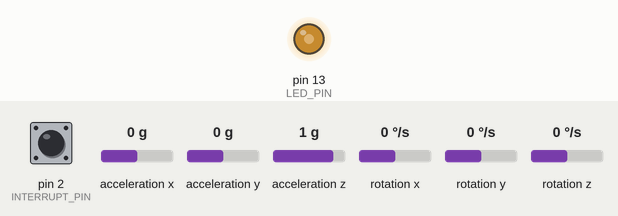
The sketch below on a simulated Arduino Leonardo, built with avr-gcc and run on an emulated ATmega32U4. Shown: output pins drawn as LEDs (lit = HIGH). The test bench sets the inputs (shaded band); at power-on: pin 2 (INTERRUPT_PIN) LOW, acceleration x 0 g, acceleration y 0 g, acceleration z 1 g, rotation x 0 °/s, rotation y 0 °/s, rotation z 0 °/s. The sensor or clock chip raises its interrupt line as the real part does; what the sketch prints to the serial monitor is not drawn.

Above: at 1.7 s.
1.8 s: pin 2 (INTERRUPT_PIN) pulled HIGH for 0.15 s
At 3.2 s:
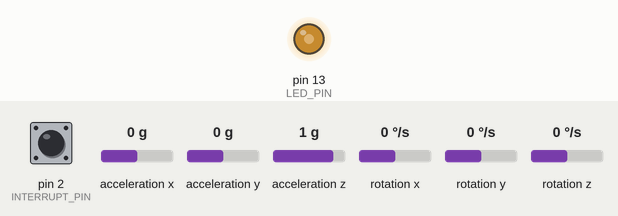
3.5 s: pin 2 (INTERRUPT_PIN) pulled HIGH for 1 s
At 5.0 s:
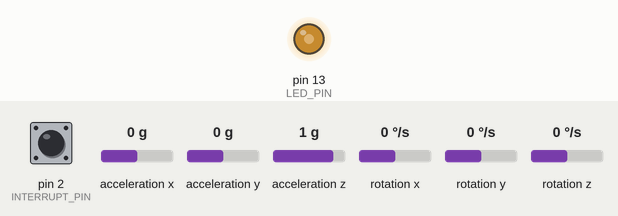
Timing chart, 0 to 6.5 s (numbered marks = the images above; inputs shaded):
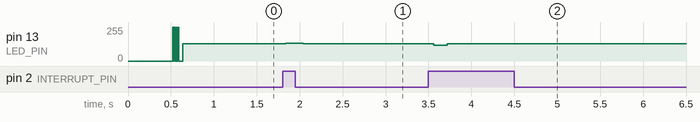

The sketch:

tilt_promini.ino
```cpp
// I2C device class (I2Cdev) demonstration Arduino sketch for MPU6050 class using DMP (MotionApps v2.0)
// 6/21/2012 by Jeff Rowberg <jeff@rowberg.net>
// Updates should (hopefully) always be available at https://github.com/jrowberg/i2cdevlib
//
// Changelog:
//      2016-04-18 - Eliminated a potential infinite loop
//      2013-05-08 - added seamless Fastwire support
//                 - added note about gyro calibration
//      2012-06-21 - added note about Arduino 1.0.1 + Leonardo compatibility error
//      2012-06-20 - improved FIFO overflow handling and simplified read process
//      2012-06-19 - completely rearranged DMP initialization code and simplification
//      2012-06-13 - pull gyro and accel data from FIFO packet instead of reading directly
//      2012-06-09 - fix broken FIFO read sequence and change interrupt detection to RISING
//      2012-06-05 - add gravity-compensated initial reference frame acceleration output
//                 - add 3D math helper file to DMP6 example sketch
//                 - add Euler output and Yaw/Pitch/Roll output formats
//      2012-06-04 - remove accel offset clearing for better results (thanks Sungon Lee)
//      2012-06-01 - fixed gyro sensitivity to be 2000 deg/sec instead of 250
//      2012-05-30 - basic DMP initialization working

/* ============================================
I2Cdev device library code is placed under the MIT license
Copyright (c) 2012 Jeff Rowberg

Permission is hereby granted, free of charge, to any person obtaining a copy
of this software and associated documentation files (the "Software"), to deal
in the Software without restriction, including without limitation the rights
to use, copy, modify, merge, publish, distribute, sublicense, and/or sell
copies of the Software, and to permit persons to whom the Software is
furnished to do so, subject to the following conditions:

The above copyright notice and this permission notice shall be included in
all copies or substantial portions of the Software.

THE SOFTWARE IS PROVIDED "AS IS", WITHOUT WARRANTY OF ANY KIND, EXPRESS OR
IMPLIED, INCLUDING BUT NOT LIMITED TO THE WARRANTIES OF MERCHANTABILITY,
FITNESS FOR A PARTICULAR PURPOSE AND NONINFRINGEMENT. IN NO EVENT SHALL THE
AUTHORS OR COPYRIGHT HOLDERS BE LIABLE FOR ANY CLAIM, DAMAGES OR OTHER
LIABILITY, WHETHER IN AN ACTION OF CONTRACT, TORT OR OTHERWISE, ARISING FROM,
OUT OF OR IN CONNECTION WITH THE SOFTWARE OR THE USE OR OTHER DEALINGS IN
THE SOFTWARE.
===============================================
*/

// I2Cdev and MPU6050 must be installed as libraries, or else the .cpp/.h files
// for both classes must be in the include path of your project
#include "I2Cdev.h"


#include "MPU6050_6Axis_MotionApps20.h"
//#include "MPU6050.h" // not necessary if using MotionApps include file

// Arduino Wire library is required if I2Cdev I2CDEV_ARDUINO_WIRE implementation
// is used in I2Cdev.h
#if I2CDEV_IMPLEMENTATION == I2CDEV_ARDUINO_WIRE
    #include "Wire.h"
#endif

#include <SoftwareSerial.h>
SoftwareSerial mpu_serial(10,11);

// class default I2C address is 0x68
// specific I2C addresses may be passed as a parameter here
// AD0 low = 0x68 (default for SparkFun breakout and InvenSense evaluation board)
// AD0 high = 0x69
MPU6050 mpu;
//MPU6050 mpu(0x69); // <-- use for AD0 high

/* =========================================================================
   NOTE: In addition to connection 3.3v, GND, SDA, and SCL, this sketch
   depends on the MPU-6050's INT pin being connected to the Arduino's
   external interrupt #0 pin. On the Arduino Uno and Mega 2560, this is
   digital I/O pin 2.
 * ========================================================================= */

/* =========================================================================
   NOTE: Arduino v1.0.1 with the Leonardo board generates a compile error
   when using Serial.write(buf, len). The Teapot output uses this method.
   The solution requires a modification to the Arduino USBAPI.h file, which
   is fortunately simple, but annoying. This will be fixed in the next IDE
   release. For more info, see these links:

   http://arduino.cc/forum/index.php/topic,109987.0.html
   http://code.google.com/p/arduino/issues/detail?id=958
 * ========================================================================= */


// uncomment "OUTPUT_READABLE_QUATERNION" if you want to see the actual
// quaternion components in a [w, x, y, z] format (not best for parsing
// on a remote host such as Processing or something though)
//#define OUTPUT_READABLE_QUATERNION

// uncomment "OUTPUT_READABLE_EULER" if you want to see Euler angles
// (in degrees) calculated from the quaternions coming from the FIFO.
// Note that Euler angles suffer from gimbal lock (for more info, see
// http://en.wikipedia.org/wiki/Gimbal_lock)
//#define OUTPUT_READABLE_EULER

// uncomment "OUTPUT_READABLE_YAWPITCHROLL" if you want to see the yaw/
// pitch/roll angles (in degrees) calculated from the quaternions coming
// from the FIFO. Note this also requires gravity vector calculations.
// Also note that yaw/pitch/roll angles suffer from gimbal lock (for
// more info, see: http://en.wikipedia.org/wiki/Gimbal_lock)
#define OUTPUT_READABLE_YAWPITCHROLL

// uncomment "OUTPUT_READABLE_REALACCEL" if you want to see acceleration
// components with gravity removed. This acceleration reference frame is
// not compensated for orientation, so +X is always +X according to the
// sensor, just without the effects of gravity. If you want acceleration
// compensated for orientation, us OUTPUT_READABLE_WORLDACCEL instead.
//#define OUTPUT_READABLE_REALACCEL

// uncomment "OUTPUT_READABLE_WORLDACCEL" if you want to see acceleration
// components with gravity removed and adjusted for the world frame of
// reference (yaw is relative to initial orientation, since no magnetometer
// is present in this case). Could be quite handy in some cases.
//#define OUTPUT_READABLE_WORLDACCEL

// uncomment "OUTPUT_TEAPOT" if you want output that matches the
// format used for the InvenSense teapot demo
//#define OUTPUT_TEAPOT


#define INTERRUPT_PIN 2  // use pin 2 on Arduino Uno & most boards
#define LED_PIN 13 // (Arduino is 13, Teensy is 11, Teensy++ is 6)
bool blinkState = false;

// MPU control/status vars
bool dmpReady = false;  // set true if DMP init was successful
uint8_t mpuIntStatus;   // holds actual interrupt status byte from MPU
uint8_t devStatus;      // return status after each device operation (0 = success, !0 = error)
uint16_t packetSize;    // expected DMP packet size (default is 42 bytes)
uint16_t fifoCount;     // count of all bytes currently in FIFO
uint8_t fifoBuffer[64]; // FIFO storage buffer

// orientation/motion vars
Quaternion q;           // [w, x, y, z]         quaternion container
VectorInt16 aa;         // [x, y, z]            accel sensor measurements
VectorInt16 aaReal;     // [x, y, z]            gravity-free accel sensor measurements
VectorInt16 aaWorld;    // [x, y, z]            world-frame accel sensor measurements
VectorFloat gravity;    // [x, y, z]            gravity vector
float euler[3];         // [psi, theta, phi]    Euler angle container
float ypr[3];           // [yaw, pitch, roll]   yaw/pitch/roll container and gravity vector

// packet structure for InvenSense teapot demo
uint8_t teapotPacket[14] = { '$', 0x02, 0,0, 0,0, 0,0, 0,0, 0x00, 0x00, '\r', '\n' };


// ================================================================
// ===               INTERRUPT DETECTION ROUTINE                ===
// ================================================================

volatile bool mpuInterrupt = false;     // indicates whether MPU interrupt pin has gone high
void dmpDataReady() {
    mpuInterrupt = true;
}


// ================================================================
// ===                      INITIAL SETUP                       ===
// ================================================================

void setup() {
    // join I2C bus (I2Cdev library doesn't do this automatically)
    #if I2CDEV_IMPLEMENTATION == I2CDEV_ARDUINO_WIRE
        Wire.begin();
        Wire.setClock(400000); // 400kHz I2C clock. Comment this line if having compilation difficulties
    #elif I2CDEV_IMPLEMENTATION == I2CDEV_BUILTIN_FASTWIRE
        Fastwire::setup(400, true);
    #endif

    // initialize serial communication
    // (115200 chosen because it is required for Teapot Demo output, but it's
    // really up to you depending on your project)
    Serial.begin(115200);
   //mpu_serial.begin(9600);
    //while (!Serial); // wait for Leonardo enumeration, others continue immediately

    // NOTE: 8MHz or slower host processors, like the Teensy @ 3.3V or Arduino
    // Pro Mini running at 3.3V, cannot handle this baud rate reliably due to
    // the baud timing being too misaligned with processor ticks. You must use
    // 38400 or slower in these cases, or use some kind of external separate
    // crystal solution for the UART timer.

    // initialize device
   // Serial.println(F("Initializing I2C devices..."));
    mpu.initialize();
    pinMode(INTERRUPT_PIN, INPUT);

    // verify connection
    //Serial.println(F("Testing device connections..."));
    //Serial.println(mpu.testConnection() ? F("MPU6050 connection successful") : F("MPU6050 connection failed"));

    // wait for ready
    //Serial.println(F("\nSend any character to begin DMP programming and demo: "));
   // while (Serial.available() && Serial.read()); // empty buffer
   // while (!Serial.available());                 // wait for data
   // while (Serial.available() && Serial.read()); // empty buffer again

    // load and configure the DMP
    //Serial.println(F("Initializing DMP..."));
    devStatus = mpu.dmpInitialize();

    // supply your own gyro offsets here, scaled for min sensitivity
    mpu.setXGyroOffset(220);
    mpu.setYGyroOffset(76);
    mpu.setZGyroOffset(-85);
    mpu.setZAccelOffset(1788); // 1688 factory default for my test chip

    // make sure it worked (returns 0 if so)
    if (devStatus == 0) {
        // turn on the DMP, now that it's ready
        //Serial.println(F("Enabling DMP..."));
        mpu.setDMPEnabled(true);

        // enable Arduino interrupt detection
       // Serial.print(F("Enabling interrupt detection (Arduino external interrupt "));
        //Serial.print(digitalPinToInterrupt(INTERRUPT_PIN));
        //Serial.println(F(")..."));
        attachInterrupt(digitalPinToInterrupt(INTERRUPT_PIN), dmpDataReady, RISING);
        mpuIntStatus = mpu.getIntStatus();

        // set our DMP Ready flag so the main loop() function knows it's okay to use it
       // Serial.println(F("DMP ready! Waiting for first interrupt..."));
        dmpReady = true;

        // get expected DMP packet size for later comparison
        packetSize = mpu.dmpGetFIFOPacketSize();
    } else {
        // ERROR!
        // 1 = initial memory load failed
        // 2 = DMP configuration updates failed
        // (if it's going to break, usually the code will be 1)
        //Serial.print(F("DMP Initialization failed (code "));
       // Serial.print(devStatus);
       // Serial.println(F(")"));
    }

    // configure LED for output
    pinMode(LED_PIN, OUTPUT);
}


// ================================================================
// ===                    MAIN PROGRAM LOOP                     ===
// ================================================================

void loop() {
    // if programming failed, don't try to do anything
    if (!dmpReady) return;

    // wait for MPU interrupt or extra packet(s) available
    while (!mpuInterrupt && fifoCount < packetSize) {
        if (mpuInterrupt && fifoCount < packetSize) {
          // try to get out of the infinite loop
          fifoCount = mpu.getFIFOCount();
        }
        // other program behavior stuff here
        // .
        // .
        // .
        // if you are really paranoid you can frequently test in between other
        // stuff to see if mpuInterrupt is true, and if so, "break;" from the
        // while() loop to immediately process the MPU data
        // .
        // .
        // .
    }

    // reset interrupt flag and get INT_STATUS byte
    mpuInterrupt = false;
    mpuIntStatus = mpu.getIntStatus();

    // get current FIFO count
    fifoCount = mpu.getFIFOCount();

    // check for overflow (this should never happen unless our code is too inefficient)
    if ((mpuIntStatus & _BV(MPU6050_INTERRUPT_FIFO_OFLOW_BIT)) || fifoCount >= 1024) {
        // reset so we can continue cleanly
        mpu.resetFIFO();
        fifoCount = mpu.getFIFOCount();
        //Serial.println(F("FIFO overflow!"));

    // otherwise, check for DMP data ready interrupt (this should happen frequently)
    } else if (mpuIntStatus & _BV(MPU6050_INTERRUPT_DMP_INT_BIT)) {
        // wait for correct available data length, should be a VERY short wait
        while (fifoCount < packetSize) fifoCount = mpu.getFIFOCount();

        // read a packet from FIFO
        mpu.getFIFOBytes(fifoBuffer, packetSize);

        // track FIFO count here in case there is > 1 packet available
        // (this lets us immediately read more without waiting for an interrupt)
        fifoCount -= packetSize;

        #ifdef OUTPUT_READABLE_QUATERNION
            // display quaternion values in easy matrix form: w x y z
            mpu.dmpGetQuaternion(&q, fifoBuffer);
            Serial.print("quat\t");
            Serial.print(q.w);
            Serial.print("\t");
            Serial.print(q.x);
            Serial.print("\t");
            Serial.print(q.y);
            Serial.print("\t");
            Serial.println(q.z);
        #endif

        #ifdef OUTPUT_READABLE_EULER
            // display Euler angles in degrees
            mpu.dmpGetQuaternion(&q, fifoBuffer);
            mpu.dmpGetEuler(euler, &q);
            Serial.print("euler\t");
            Serial.print(euler[0] * 180/M_PI);
            Serial.print("\t");
            Serial.print(euler[1] * 180/M_PI);
            Serial.print("\t");
            Serial.println(euler[2] * 180/M_PI);
        #endif

        #ifdef OUTPUT_READABLE_YAWPITCHROLL
            // display Euler angles in degrees
            mpu.dmpGetQuaternion(&q, fifoBuffer);
            mpu.dmpGetGravity(&gravity, &q);
            mpu.dmpGetYawPitchRoll(ypr, &q, &gravity);
           // Serial.print("ypr\t");
           // Serial.print(ypr[0] * 180/M_PI);
           // Serial.print("\t");
           int roll=ypr[2] * 180/M_PI;
           int pitch=ypr[1] * 180/M_PI;

          // char dir;
           //int ar=map(pitch,-180,180,100,460);


           //String tot=s+String(ar)+'t';
          // Serial.print("s");
           Serial.println(pitch);
          // Serial.print("+");
           //Serial.print((ypr[1]*180/M_PI));
           //Serial.print(" ");
           //Serial.print(ar);

            //delay(20);
           // Serial.print("\t");
           // Serial.println(ypr[2] * 180/M_PI);
        #endif

        #ifdef OUTPUT_READABLE_REALACCEL
            // display real acceleration, adjusted to remove gravity
            mpu.dmpGetQuaternion(&q, fifoBuffer);
            mpu.dmpGetAccel(&aa, fifoBuffer);
            mpu.dmpGetGravity(&gravity, &q);
            mpu.dmpGetLinearAccel(&aaReal, &aa, &gravity);
            Serial.print("areal\t");
            Serial.print(aaReal.x);
            Serial.print("\t");
            Serial.print(aaReal.y);
            Serial.print("\t");
            Serial.println(aaReal.z);
        #endif

        #ifdef OUTPUT_READABLE_WORLDACCEL
            // display initial world-frame acceleration, adjusted to remove gravity
            // and rotated based on known orientation from quaternion
            mpu.dmpGetQuaternion(&q, fifoBuffer);
            mpu.dmpGetAccel(&aa, fifoBuffer);
            mpu.dmpGetGravity(&gravity, &q);
            mpu.dmpGetLinearAccel(&aaReal, &aa, &gravity);
            mpu.dmpGetLinearAccelInWorld(&aaWorld, &aaReal, &q);
            Serial.print("aworld\t");
            Serial.print(aaWorld.x);
            Serial.print("\t");
            Serial.print(aaWorld.y);
            Serial.print("\t");
            Serial.println(aaWorld.z);
        #endif

        #ifdef OUTPUT_TEAPOT
            // display quaternion values in InvenSense Teapot demo format:
            teapotPacket[2] = fifoBuffer[0];
            teapotPacket[3] = fifoBuffer[1];
            teapotPacket[4] = fifoBuffer[4];
            teapotPacket[5] = fifoBuffer[5];
            teapotPacket[6] = fifoBuffer[8];
            teapotPacket[7] = fifoBuffer[9];
            teapotPacket[8] = fifoBuffer[12];
            teapotPacket[9] = fifoBuffer[13];
            Serial.write(teapotPacket, 14);
            teapotPacket[11]++; // packetCount, loops at 0xFF on purpose
        #endif

        // blink LED to indicate activity
        blinkState = !blinkState;
        digitalWrite(LED_PIN, blinkState);
    }
}
```

Measured:
- after the input at 1.8 s, pin 13 (LED_PIN): 129/255 → 135/255 at once, → 129/255 0.20 s later
- after the input at 3.5 s, pin 13 (LED_PIN): 129/255 → 120/255 after 0.06 s, → 129/255 0.16 s later
